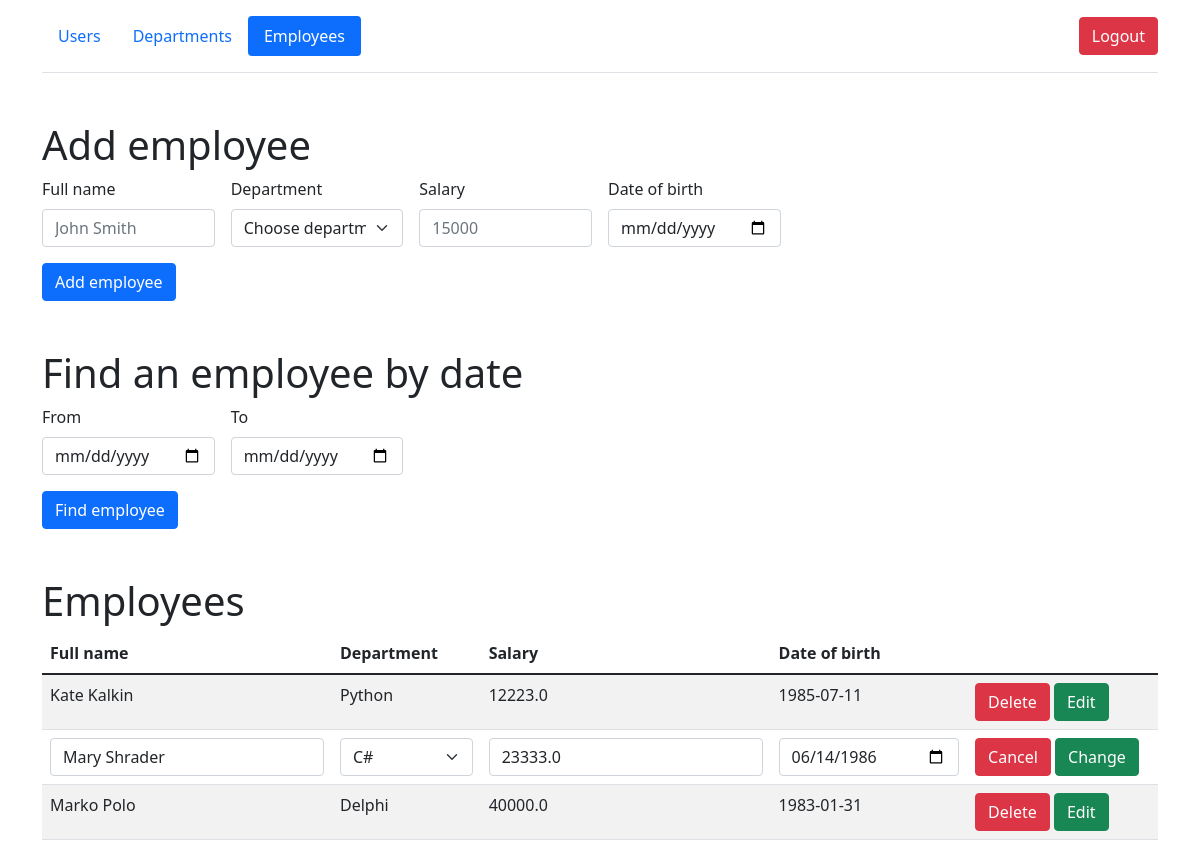
The app's page /employees/2/edit (signed in) with its own data.
### models/employees.py (models this page shows, shortened)
class Employees(db.Model):
    __table_args__ = {'extend_existing': True}
    id = db.Column(db.Integer, primary_key=True)
    department = db.Column(db.String(50), nullable=False)
    name = db.Column(db.String(50), nullable=False)
    birth_date = db.Column(db.Date, nullable=False)
    salary = db.Column(db.Float, nullable=False)

### views/views_employees.py (the view, shortened to what this page needs)
@api_employees.route('/employees/<int:id>/edit', methods=['GET', 'POST'])
@login_required
def edit_emp(id):
    if session.get('user') and session.get('user')[0] == ADMIN:
        departments = Departments.query.all()
        employees = Employees.query.all()
        if Employees.query.get(id):
            return render_template('employees.html', id=id, departments=departments, employees=employees)
        return redirect('/employees')

### views/views_employees.py (called while the page is built)
@api_employees.before_request
def check_session():
    if session.get('user'):
        users = User.query.filter_by(login=session.get('user')[0]).all()
        login_user(users[0])
        session.permanent = False
    else:
        return redirect('/')

### templates/employees.html (shortened to what this page needs)
{% extends 'base.html' %}
{% block body %}
<div class="container">
        <header class="d-flex flex-wrap align-items-center justify-content-center justify-content-md-between py-3 mb-4 border-bottom">
          <ul class="nav nav-pills">
              <li class="nav-item"><a href="/users" class="nav-link">Users</a></li>
            <li class="nav-item"><a href="/departments" class="nav-link">Departments</a></li>
            <li class="nav-item"><a href="/employees" class="nav-link active">Employees</a></li>
          </ul>
            <div class="col-md-3 text-end">
                <a href="/logout">
                    <button type="button" class="btn btn-danger">Logout</button>
                </a>
              </div>
        </header>
      </div>
 <div class="container mt-5">
        <h1>Add employee</h1>
      <form method="post" class="row g-3 needs-validation" novalidate>
                <div class="col-md-2">
                  <label for="validationCustom01" class="form-label">Full name</label>
                  <input type="text"  name="name" class="form-control" id="validationCustom01" placeholder="John Smith" required>
                </div>
                <div class="col-md-2">
                  <label for="validationCustom04" class="form-label">Department</label>
                  <select name="department" class="form-select" id="validationCustom04" required>
                    <option selected disabled value="">Choose department</option>
                  </select>
                </div>
                <div class="col-md-2">
                  <label for="validationCustom05" class="form-label">Salary</label>
                  <input name="salary" type="text" class="form-control" id="validationCustom05" placeholder="15000" required>
                </div>
                  <div class="col-md-2">
                    <label for="validationCustom05" class="form-label">Date of birth</label>
                    <input name="birth_date" id="validationCustom06" type="date" class="form-control">
                  </div>
              <div class="col-12">
                <button class="btn btn-primary" type="submit">Add employee</button>
              </div>
      </form>
 </div>
<div class="container mt-5">
    <h1>Find an employee by date</h1>
     <form id="find_by_date" method="post" class="row g-3 needs-validation" novalidate>
        <div class="col-md-2">
                    <label for="validationCustom05" class="form-label">From</label>
                    <input name="From" id="validationCustom0" type="date" class="form-control">
        </div>
         <div class="col-md-2">
                    <label for="validationCustom05" class="form-label">To</label>
                    <input name="To" id="validationCustom1" type="date" class="form-control">
        </div>
         <div class="col-12">
                <button class="btn btn-primary" type="submit">Find employee</button>
              </div>
     </form>
</div>
<div class="container mt-5">
    <h1>Employees</h1>
        <table id="data" class="table table-striped">
            <thead>
              <tr>
                <th>Full name</th>
                  <th>Department</th>
                  <th>Salary</th>
                  <th>Date of birth</th>
                  <th></th>
              </tr>
            </thead>
            <tbody>
              {% for emp in employees %}
              {% if emp.id == id %}
                  <form method="post" class="row g-3 needs-validation" novalidate>
                            <tr>
                                  <td><input type="text"  name="new_name" class="form-control" id="validationCustom08" value="{{ emp.name }}" required></td>
                                  <td><select name="new_department" class="form-select" id="validationCustom09"  required>
                                    <option selected >{{ emp.department }}</option>
                                  </select></td>
                                    <td><input name="new_salary" type="text" class="form-control" id="validationCustom10" value="{{ emp.salary }}" required></td>
                                    <td><input name="new_birth_date" id="validationCustom11" type="date" class="form-control" value="{{ emp.birth_date }}"></td>
                                    <td>
                                 <a href="/employees" class="btn btn-danger">Cancel</a>
                                <button class="btn btn-success" type="submit">Change</button>
                                </td>
                         </tr>
                  </form>
              {% else %}
                <tr>
                  <td>{{ emp.name }}</td>
                  <td>{{ emp.department }}</td>
                    <td>{{ emp.salary }}</td>
                    <td>{{ emp.birth_date }}</td>
                    <td>
                 <a href="/employees/{{ emp.id }}/del" class="btn btn-danger">Delete</a>
                <a href="/employees/{{ emp.id }}/edit" class="btn btn-success">Edit</a>
              </td>
                </tr>
                {% endif %}
              {% endfor %}
            </tbody>
        </table>
</div>
{% endblock %}

### records on screen
Employees: name "Kate Kalkin", department "Python", salary "12223.0", birth_date "1985-07-11"
Employees: new_name "Mary Shrader", new_department "C#", new_salary "23333.0", new_birth_date "06/14/1986"
Employees: name "Marko Polo", department "Delphi", salary "40000.0", birth_date "1983-01-31"
